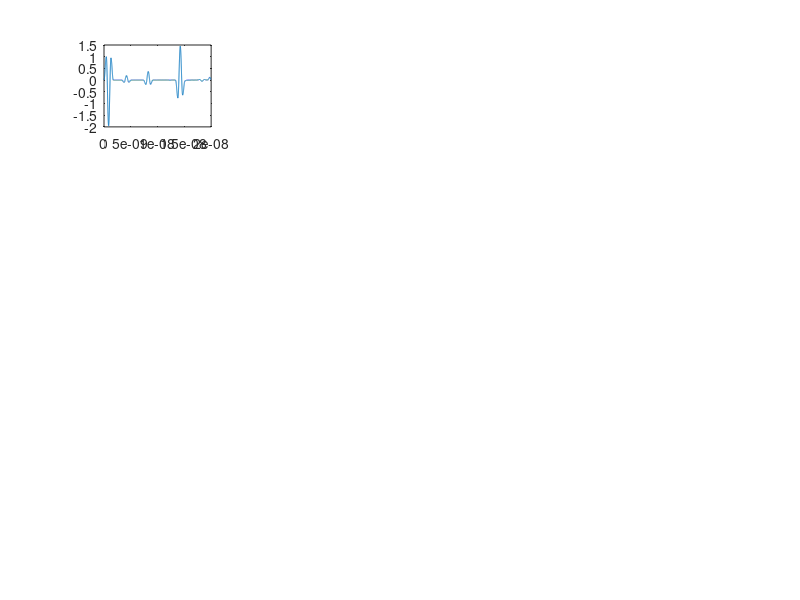

Recreate this plot in MATLAB. (Note: this script raises an error after producing the figure.)
%function [diels, depths] = processEcho(t, rawSignal, f, sentPulse)

%close all
clear all
clc

i = 1;
i = 1;
powerThreshold = 0.005;
f = 1e9;

%imports
rawSignal = csvread('echoSignal.csv');
t = csvread('timeStamps.csv');
sentPulse = csvread('sentPulse.csv');

figure(1)
subplot(4,4,i)
i = i+1;
plot(t,rawSignal);

%Initial Calculations
pulseT = 1/f;
nsteps = length(t);


%check cross correlation
r = xcorr(rawSignal,sentPulse);
%r = r(1:nsteps);

% figure(1)
% subplot(4,4,i)
% i = i+1;
% plot(r);
% title('Xcorr')
% 
% deriv = diff(sentPulse);
% 
% sentAvg = nPointAvg(sentPulse, 7);
% derivAvg = nPointAvg(deriv,7);
% 
% subplot(4,4,i)
% i = i+1;
% plot(sentPulse);
% title('Sent')
% 
% subplot(4,4,i)
% i = i+1;
% plot(deriv);
% title('Sent deriv')
% 
% subplot(4,4,i)
% i = i+1;
% plot(sentAvg);
% title('Sent Avg')
% 
% subplot(4,4,i)
% i = i+1;
% plot(derivAvg);
% title('Sent deriv Avg')
% 
 corrLength = length(sentPulse) + length(rawSignal) - 1;
% PulseF = fft(sentPulse,corrLength);
% RawF = fft(rawSignal,corrLength);
% 
% subplot(4,4,i)
% i = i+1;
% plot(fftshift(abs(PulseF)));
% title('PulseF')
% 
% subplot(4,4,i)
% i = i+1;
% plot(fftshift(abs(RawF)));
% title('RawF')
% 
% Hf = conj(PulseF).*RawF;
% 
% r = fftshift(ifft(Hf));
% 
% yt = r - xcorr(sentPulse, sentPulse);
% Yf = fft(yt);
% 
% Xf = Yf ./ conj(PulseF);
% xt = ifft(Xf);
% 
% Hprime = xcorr(xt,sentPulse);
% 
% Mf = fft(r);
% Nf = Mf ./ conj(PulseF);
% nt = ifft(Nf);
% 
% subplot(4,4,i)
% i = i+1;
% plot(yt);
% title('yt')
% 
% subplot(4,4,i)
% i = i+1;
% plot(fftshift(abs(Yf)));
% title('Yf')
% 
% subplot(4,4,i)
% i = i+1;
% plot(fftshift(abs(Xf)));
% title('Xf')
% 
% subplot(4,4,i)
% i = i+1;
% plot(t,xt(222:end));
% title('xt')
% 
% subplot(4,4,i)
% i = i+1;
% plot(fftshift(abs(Mf)));
% title('Mf')
% 
% subplot(4,4,i)
% i = i+1;
% plot(fftshift(abs(Nf)));
% title('Nf')
% 
% subplot(4,4,i)
% i = i+1;
% plot(t,nt(222:end));
% title('nt')
% 
% subplot(4,4,i)
% i = i+1;
% plot(Hprime(443:end));
% title("H't")
% 
% subplot(4,4,i)
% i = i+1;
% plot(inverseXcorr(sentPulse,r));
% title("a")

%Processing of Signal
locPulse = findExtrema(1,nsteps,sentPulse);
shiftPulse = locPulse - 1;

signal = rawSignal - sentPulse;
r = xcorr(signal, sentPulse);
keepLoop = 1;
echoPower = sum(signal.^2);
thresh = echoPower / 100;
j = 1;
k = 2;
ratio(1) = 1;
timeDelay(1) = 0;
aboveThresh = zeros(1,corrLength);
%signal(nsteps) = 1;


%using autocorrelation for echo cancellation
% f5 = 1;
% minPk = 0.05;
% 
% [Rmm, lags] = xcorr(rawSignal, 'unbiased');
% 
% Rmm2 = Rmm(lags>0);
% 
% [pks,d1] = findpeaks(Rmm2,lags(lags>0),'MinPeakHeight', 0.05);
% 
% figure(5)
% subplot(4,4,f5)
% f5 = f5+1;
% plot(Rmm)
% title("Rmm")
% 
% subplot(4,4,f5)
% f5 = f5+1;
% plot(lags)
% title("lags")
% 
% subplot(4,4,f5)
% f5 = f5+1;
% plot(Rmm2)
% title("Rmm2")
% 
% subplot(4,4,f5)
% f5 = f5+1;
% plot(lags>0)
% title("lags")
minPk = 0.5;

while keepLoop
    oldSignal = signal;
    signalEnergy = signal.^2;
    aboveThresh = abs(signal) > thresh;
    loc(1) = find(aboveThresh,1);
    loc(2) = loc(1) - 1 + find(~aboveThresh(loc(1):end),1);
    
    if (k > 4 || loc(1) == nsteps || loc(1) > 0.9*nsteps)
        keepLoop = 0;
    else
        echoLoc = findExtrema(loc(1),loc(2),signal);
        Emag = signal(echoLoc);
        ratio(k) = Emag / sentPulse(locPulse);
        timeDelay(k) = t(echoLoc - shiftPulse);

        %%%%%
        %Time domain echo Removal
        %%%%%
        echo = zeros(1,nsteps);
        shift = echoLoc - locPulse;
        lengthLeft = nsteps - (echoLoc - shiftPulse);
        echo(echoLoc - shiftPulse: end) = sentPulse(1:lengthLeft + 1) * ratio(k);
        signal = signal - echo;
        
        %%%%%
        %Echo removal using cross correlation
        %%%%%
        [Rmm, lags] = xcorr(oldSignal, sentPulse);
        lengthcorr = length(Rmm);
        Rmm2 = Rmm(lags>0);
        posLags = lags(lags>0);
        [absPks,locs] = findpeaks(abs(Rmm2),'MinPeakHeight', minPk);
        pks = Rmm2(locs);
        
        [rPulse, ~] = xcorr(sentPulse, sentPulse);
        rPulse2 = rPulse(lags>0);
        [pulseAbsPks, pulseLocs] = findpeaks(abs(rPulse2), 'MinPeakHeight', minPk);
        pulsePks = rPulse2(pulseLocs);
        
        mid = find(lags>0,1);
        scale = pks(1) / pulsePks(end);
        shift = locs(1) - (mid - pulseLocs(end));
        shift = -shift;
        
        rEcho = zeros(1,mid-2);
        rEcho = rPulse(shift:shift + mid - 3) * scale;
        
        newRmm2 = Rmm2 - rEcho;
        newRmm(1:mid-1) = 0;
        newRmm(mid:lengthcorr) = newRmm2;
        
        newSignal = inverseXcorr(sentPulse,newRmm);
        old = inverseXcorr(sentPulse,Rmm);
        

        keepLoop = 0;
        k = k+1;
        j = 1;
        
        %Plot
        figure(k-1)

        subplot(4,4,j)
        j = j+1;
        plot(oldSignal)
        title("Signal")
        
        subplot(4,4,j)
        j = j+1;
        plot(signal)
        title("Signal w/ echo Removed")
        
        subplot(4,4,j)
        j = j+1;
        plot(oldSignal.^2)
        title("Signal Power")

        subplot(4,4,j)
        j = j+1;
        plot(echo)
        title("Echo")
        
        subplot(4,4,j)
        j = j+1;
        plot(Rmm)
        title("Rmm")
        
        subplot(4,4,j)
        j = j+1;
        plot(Rmm2)
        title("Rmm2")
        hold on
        scatter(locs,pks,'ko')
        hold off
        
        subplot(4,4,j)
        j = j+1;
        plot(rPulse)
        title("rPulse")
        
        subplot(4,4,j)
        j = j+1;
        plot(rPulse2)
        title("rPulse2")
        hold on
        scatter(pulseLocs,pulsePks,'ko')
        hold off
        
        subplot(4,4,j)
        j = j+1;
        plot(rEcho)
        title("rEcho")
        
        subplot(4,4,j)
        j = j+1;
        plot(newRmm2)
        title("newRmm2")
        
        subplot(4,4,j)
        j = j+1;
        plot(newRmm)
        title("newRmm")
        
        subplot(4,4,j)
        j = j+1;
        plot(newSignal)
        title("newSignal")
        
        subplot(4,4,j)
        j = j+1;
        plot(old)
        title("Rmm inverse xcorr")
        
        
        subplot(4,4,j)
        j = j+1;
        plot(aboveThresh)
        title("Above Threshold")
        
        thresholdLine = ones(1,corrLength)*thresh;
        subplot(4,4,j)
        j = j+1;
        plot(oldSignal)
        hold on
        plot(thresholdLine)
        plot(-thresholdLine)
        hold off
        
    end
end

sentPower = sum(sentPulse.^2);
nrcs = echoPower / sentPower;

figure(1)
thresholdLine = ones(1,corrLength)*thresh;
subplot(4,4,i)
i = i+1;
plot(r)
hold on
plot(thresholdLine)
hold on
plot(-thresholdLine)
hold off

for k = 2:length(ratio)
    
end

